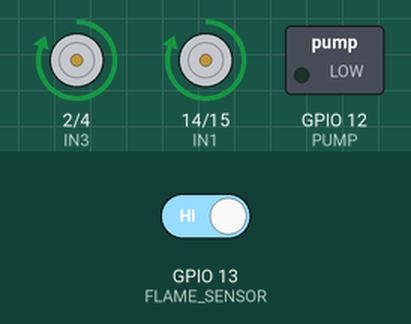
Simulated run of this sketch. Board: ESP32. Shown: motor-driver pin pairs drawn as motors (green arrow = first pin HIGH = forward, orange = second pin HIGH = backward, longer = more drive), switched loads named in the sketch (green lamp = pin HIGH). The test bench sets the inputs (shaded band); at power-on: GPIO 13 (FLAME_SENSOR) HIGH. The camera gives no picture; what the sketch prints to the serial monitor is not drawn.

Above: at 1.5 s.
1.6 s: GPIO 13 (FLAME_SENSOR) driven LOW
At 2.0 s:
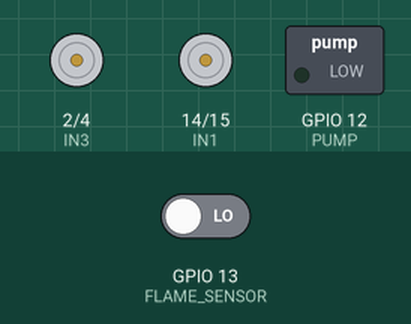
At 3.3 s:
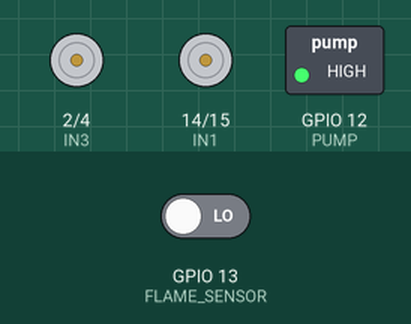
3.6 s: GPIO 13 (FLAME_SENSOR) driven HIGH
At 5.7 s:
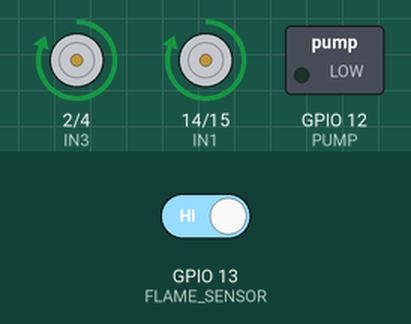
Timing chart, 0 to 7.2 s (numbered marks = the images above; inputs shaded):
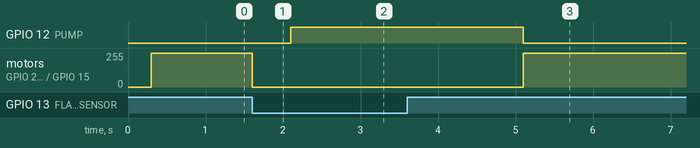

Measured:
- after the input at 1.6 s, GPIO 12 (PUMP): LOW → HIGH after 0.50 s; motor on GPIO 2 (IN3) / GPIO 4 (IN4), motor on GPIO 14 (IN1) / GPIO 15 (IN2): forward 255/255 → stopped at once
- after the input at 3.6 s, GPIO 12 (PUMP): goes on until 5.1 s, then stays LOW; motor on GPIO 2 (IN3) / GPIO 4 (IN4), motor on GPIO 14 (IN1) / GPIO 15 (IN2): stopped → forward 255/255 after 1.5 s

The sketch:

fire_fighting_robot_esp32cam.ino
```cpp
/*************************************************
 Autonomous Fire Fighting Robot using ESP32-CAM
 Author: Hemanth Prasad Juttiga
*************************************************/

#include "esp_camera.h"

// ---------------- PIN DEFINITIONS ----------------
#define FLAME_SENSOR 13
#define PUMP 12

#define IN1 14
#define IN2 15
#define IN3 2
#define IN4 4

// ---------------- CAMERA CONFIG ------------------
camera_config_t config;

// ---------------- SETUP --------------------------
void setup() {
  Serial.begin(115200);

  pinMode(FLAME_SENSOR, INPUT);
  pinMode(PUMP, OUTPUT);

  pinMode(IN1, OUTPUT);
  pinMode(IN2, OUTPUT);
  pinMode(IN3, OUTPUT);
  pinMode(IN4, OUTPUT);

  digitalWrite(PUMP, LOW);

  initCamera();

  Serial.println("🔥 Fire Fighting Robot Ready");
}

// ---------------- LOOP ---------------------------
void loop() {
  int fire = digitalRead(FLAME_SENSOR);

  if (fire == LOW) {   // Fire detected
    Serial.println("🔥 Fire Detected!");

    stopRobot();
    delay(500);

    digitalWrite(PUMP, HIGH);  // Pump ON
    delay(3000);
    digitalWrite(PUMP, LOW);   // Pump OFF

  } else {
    moveForward();
    Serial.println("No Fire - Moving Forward");
  }
}

// ---------------- MOTOR FUNCTIONS ----------------
void moveForward() {
  digitalWrite(IN1, HIGH);
  digitalWrite(IN2, LOW);
  digitalWrite(IN3, HIGH);
  digitalWrite(IN4, LOW);
}

void stopRobot() {
  digitalWrite(IN1, LOW);
  digitalWrite(IN2, LOW);
  digitalWrite(IN3, LOW);
  digitalWrite(IN4, LOW);
}

// ---------------- CAMERA INIT --------------------
void initCamera() {
  config.ledc_channel = LEDC_CHANNEL_0;
  config.ledc_timer   = LEDC_TIMER_0;
  config.pin_d0       = 5;
  config.pin_d1       = 18;
  config.pin_d2       = 19;
  config.pin_d3       = 21;
  config.pin_d4       = 36;
  config.pin_d5       = 39;
  config.pin_d6       = 34;
  config.pin_d7       = 35;
  config.pin_xclk     = 0;
  config.pin_pclk     = 22;
  config.pin_vsync    = 25;
  config.pin_href     = 23;
  config.pin_sccb_sda = 26;
  config.pin_sccb_scl = 27;
  config.pin_pwdn     = 32;
  config.pin_reset    = -1;

  config.xclk_freq_hz = 20000000;
  config.pixel_format = PIXFORMAT_JPEG;

  config.frame_size = FRAMESIZE_QVGA;
  config.jpeg_quality = 12;
  config.fb_count = 1;

  esp_err_t err = esp_camera_init(&config);
  if (err != ESP_OK) {
    Serial.println("❌ Camera Init Failed");
  } else {
    Serial.println("📷 Camera Initialized");
  }
}
```
